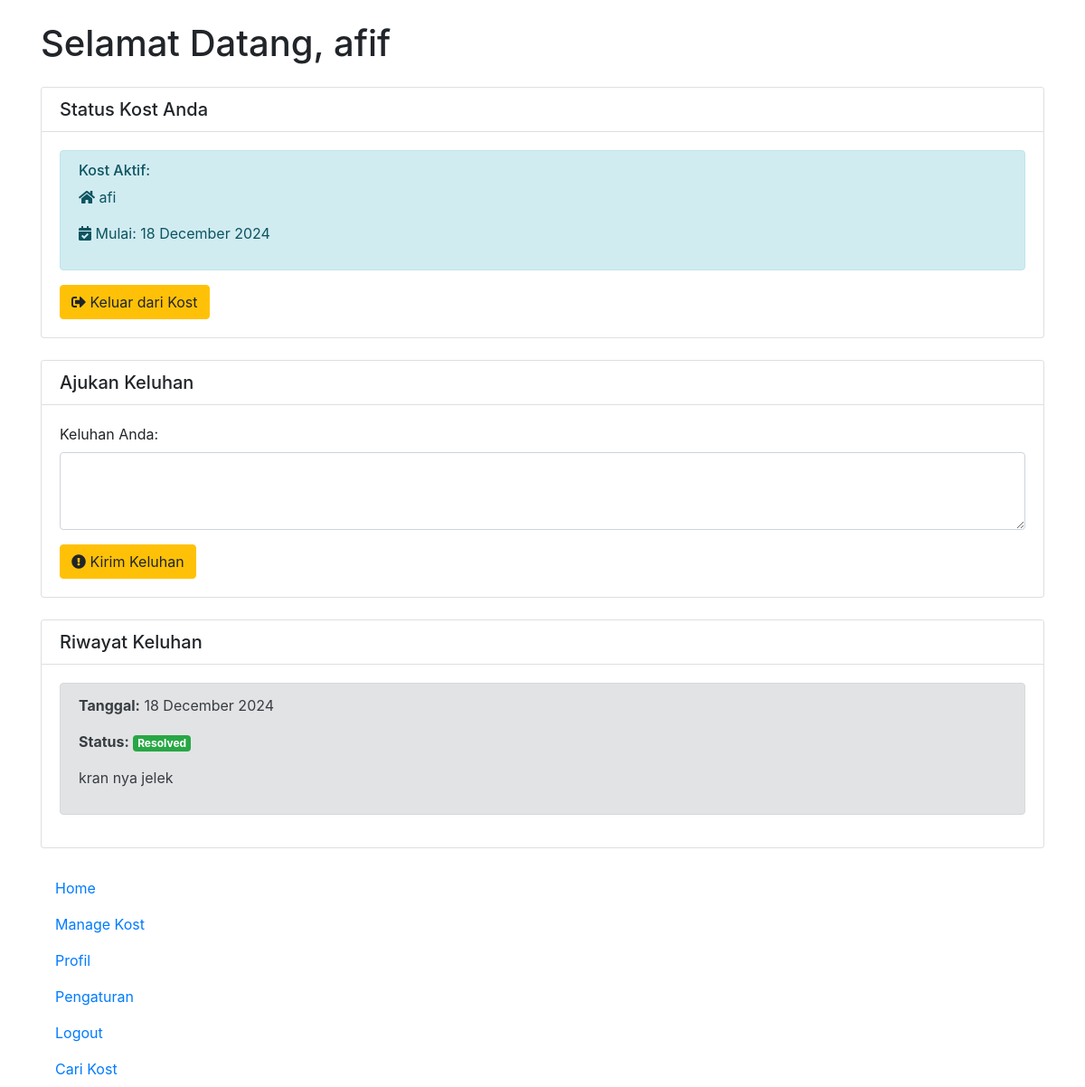
The app's page /dashboard (signed in) with its own data.
### tables this page shows
CREATE TABLE `bookings` (
  `id` int NOT NULL AUTO_INCREMENT,
  `user_id` int NOT NULL,
  `kost_id` int NOT NULL,
  `booking_date` datetime NOT NULL,
  `status` varchar(20) NOT NULL DEFAULT 'active',
  `checkout_date` datetime DEFAULT NULL,
  PRIMARY KEY (`id`),
  KEY `user_id` (`user_id`),
  KEY `kost_id` (`kost_id`),
  CONSTRAINT `bookings_ibfk_1` FOREIGN KEY (`user_id`) REFERENCES `users` (`id`),
  CONSTRAINT `bookings_ibfk_2` FOREIGN KEY (`kost_id`) REFERENCES `kost` (`id`)
);

CREATE TABLE `kost` (
  `id` int NOT NULL AUTO_INCREMENT,
  `nama_kost` varchar(100) DEFAULT NULL,
  `alamat` text,
  `latitude` decimal(10,8) DEFAULT NULL,
  `longitude` decimal(11,8) DEFAULT NULL,
  `deskripsi_umum` text,
  `tipe_kost` enum('Putra','Putri','Campur') DEFAULT NULL,
  `jam_bertamu` time DEFAULT NULL,
  `aturan_kost` text,
  `kontak_pemilik` varchar(15) DEFAULT NULL,
  `email_pemilik` varchar(50) DEFAULT NULL,
  `kamar_tersedia` int NOT NULL DEFAULT '0',
  `owner_id` int NOT NULL,
  PRIMARY KEY (`id`),
  KEY `owner_id` (`owner_id`),
  CONSTRAINT `kost_ibfk_1` FOREIGN KEY (`owner_id`) REFERENCES `users` (`id`)
);

CREATE TABLE `complaints` (
  `id` int NOT NULL AUTO_INCREMENT,
  `booking_id` int NOT NULL,
  `user_id` int NOT NULL,
  `kost_id` int NOT NULL,
  `complaint_text` text NOT NULL,
  `status` enum('pending','in_progress','resolved') DEFAULT 'pending',
  `created_at` timestamp NULL DEFAULT CURRENT_TIMESTAMP,
  `updated_at` timestamp NULL DEFAULT NULL ON UPDATE CURRENT_TIMESTAMP,
  PRIMARY KEY (`id`),
  KEY `booking_id` (`booking_id`),
  KEY `user_id` (`user_id`),
  KEY `kost_id` (`kost_id`),
  CONSTRAINT `complaints_ibfk_1` FOREIGN KEY (`booking_id`) REFERENCES `bookings` (`id`),
  CONSTRAINT `complaints_ibfk_2` FOREIGN KEY (`user_id`) REFERENCES `users` (`id`),
  CONSTRAINT `complaints_ibfk_3` FOREIGN KEY (`kost_id`) REFERENCES `kost` (`id`)
);

### controllers/DashboardController.php (called while the page is built, shortened)
<?php
class DashboardController {
    public function index() {
        global $bookingController;
        $data = [
            'username' => $_SESSION['username'],
            'user_type' => $_SESSION['user_type'],
            'stats' => $this->getUserStats()
        ];
        if (isset($_SESSION['user_id'])) {
            $data['activeBooking'] = $bookingController->getUserActiveBooking($_SESSION['user_id']);
        }
        if (isset($data['activeBooking'])) {
            global $complaintController;
            $data['complaints'] = $complaintController->getUserComplaints($_SESSION['user_id']);
        }
        include '../views/dashboard.php';
    }
}

### controllers/BookingController.php (called while the page is built, shortened)
<?php
require_once '../models/Booking.php';
require_once '../config/Database.php';
class BookingController {
    private $bookingModel;
    public function __construct() {
        $database = new Database();
        $this->db = $database->getConnection();
        $this->bookingModel = new Booking($this->db);
    }
    public function getUserActiveBooking($user_id) {
        return $this->bookingModel->getUserActiveBooking($user_id);
    }
}

### config/database.php (called while the page is built, shortened)
<?php
class Database {
    private $host = 'localhost';
    private $db_name = 'kost-mpti';
    private $username = 'root';
    private $password = '';
    public function getConnection() {
        $this->conn = null;
        try {
            $this->conn = new PDO(
                "mysql:host=" . $this->host . ";dbname=" . $this->db_name,
                $this->username,
                $this->password
            );
            $this->conn->setAttribute(PDO::ATTR_ERRMODE, PDO::ERRMODE_EXCEPTION);
        } catch(PDOException $exception) {
            echo "Koneksi Error: " . $exception->getMessage();
        }
        return $this->conn;
    }
}

### models/Booking.php (called while the page is built, shortened)
<?php
class Booking {
    private $table = "bookings";
    private $conn;
    public function __construct($db) {
        $this->conn = $db;
    }
    public function getUserActiveBooking($user_id) {
        $query = "SELECT b.*, k.nama_kost FROM " . $this->table . " b
                  JOIN kost k ON b.kost_id = k.id
                  WHERE b.user_id = :user_id AND b.status = 'active'
                  LIMIT 1";
        $stmt = $this->conn->prepare($query);
        $stmt->execute(['user_id' => $user_id]);
        return $stmt->fetch(PDO::FETCH_ASSOC);
    }
}

### controllers/ComplaintController.php (called while the page is built, shortened)
<?php
require_once '../models/Complaint.php';
require_once '../config/Database.php';
class ComplaintController {
    private $complaintModel;
    public function __construct() {
        $database = new Database();
        $this->db = $database->getConnection();
        $this->complaintModel = new Complaint($this->db);
    }
    public function getUserComplaints($user_id) {
        return $this->complaintModel->getUserComplaints($user_id);
    }
}

### models/Complaint.php (called while the page is built, shortened)
<?php
class Complaint {
    private $table = "complaints";
    private $conn;
    public function __construct($db) {
        $this->conn = $db;
    }
    public function getUserComplaints($user_id) {
        $query = "SELECT c.*, k.nama_kost
                 FROM " . $this->table . " c
                 JOIN kost k ON c.kost_id = k.id
                 WHERE c.user_id = :user_id
                 ORDER BY c.created_at DESC";
        $stmt = $this->conn->prepare($query);
        $stmt->execute(['user_id' => $user_id]);
        return $stmt->fetchAll(PDO::FETCH_ASSOC);
    }
}

### views/dashboard.php (the view, shortened to what this page needs)
<!DOCTYPE html>
<html>
<head>
    <link rel="stylesheet" href="https://maxcdn.bootstrapcdn.com/bootstrap/4.5.2/css/bootstrap.min.css">
    <link rel="stylesheet" href="https://cdnjs.cloudflare.com/ajax/libs/font-awesome/5.15.4/css/all.min.css">
</head>
<body>
<div class="container">
    <h1 class="my-4">Selamat Datang, <?= htmlspecialchars($data['username']) ?></h1>
    <div class="card mb-4">
        <div class="card-header bg-white">
            <h5 class="mb-0">Status Kost Anda</h5>
        </div>
        <div class="card-body">
            <?php if(isset($data['activeBooking']) && $data['activeBooking']): ?>
                <div class="alert alert-info">
                    <h6>Kost Aktif:</h6>
                    <p><i class="fas fa-home"></i> <?php echo htmlspecialchars($data['activeBooking']['nama_kost']); ?></p>
                    <p><i class="fas fa-calendar-check"></i> Mulai: <?php echo date('d F Y', strtotime($data['activeBooking']['booking_date'])); ?></p>
                </div>
                <form action="/kost/checkout" method="POST" onsubmit="return confirm('Anda yakin ingin keluar dari kost ini?');">
                    <button type="submit" class="btn btn-warning">
                        <i class="fas fa-sign-out-alt"></i> Keluar dari Kost
                    </button>
                </form>
            <?php endif; ?>
        </div>
    </div>
    <?php if(isset($data['activeBooking']) && $data['activeBooking']): ?>
        <div class="card mb-4">
            <div class="card-header bg-white">
                <h5 class="mb-0">Ajukan Keluhan</h5>
            </div>
            <div class="card-body">
                <form action="/complaint/submit" method="POST">
                    <div class="form-group">
                        <label for="complaint_text">Keluhan Anda:</label>
                        <textarea class="form-control" id="complaint_text" name="complaint_text"
                                  rows="3" required></textarea>
                    </div>
                    <button type="submit" class="btn btn-warning">
                        <i class="fas fa-exclamation-circle"></i> Kirim Keluhan
                    </button>
                </form>
            </div>
        </div>
        <?php if(isset($data['complaints']) && !empty($data['complaints'])): ?>
            <div class="card mb-4">
                <div class="card-header bg-white">
                    <h5 class="mb-0">Riwayat Keluhan</h5>
                </div>
                <div class="card-body">
                    <?php foreach($data['complaints'] as $complaint): ?>
                        <div class="alert alert-secondary">
                            <p><strong>Tanggal:</strong> <?php echo date('d F Y', strtotime($complaint['created_at'])); ?></p>
                            <p><strong>Status:</strong>
                                <span class="badge badge-<?php echo $complaint['status'] === 'resolved' ? 'success' :
                                    ($complaint['status'] === 'in_progress' ? 'warning' : 'danger'); ?>">
                                    <?php echo ucfirst($complaint['status']); ?>
                                </span>
                            </p>
                            <p><?php echo htmlspecialchars($complaint['complaint_text']); ?></p>
                        </div>
                    <?php endforeach; ?>
                </div>
            </div>
        <?php endif; ?>
    <?php endif; ?>
    <nav class="nav flex-column">
        <a class="nav-link" href="/">Home</a>
        <a class="nav-link" href="/kost">Manage Kost</a>
        <a class="nav-link" href="/profile">Profil</a>
        <a class="nav-link" href="/settings">Pengaturan</a>
        <a class="nav-link" href="/logout">Logout</a>
        <a class="nav-link" href="/cari-kost">Cari Kost</a>
    </nav>
</div>
</body>
</html>

### records on screen
bookings: kost.nama_kost "afi", booking_date "18 December 2024"
complaints: created_at "18 December 2024", status "Resolved", complaint_text "kran nya jelek"

### other values on screen
$data['username'] "afif"
